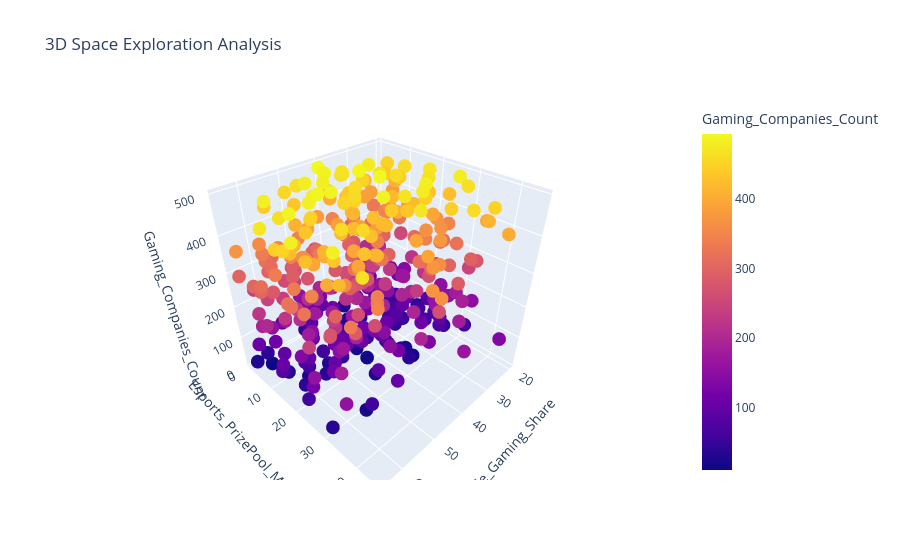

Source (notebook cell):
### Code cell
fig = px.scatter_3d(df,
                    x="Mobile_Gaming_Share",
                    y="Esports_PrizePool_MillionUSD",
                    z="Gaming_Companies_Count",
                    color="Gaming_Companies_Count",
                    hover_name="Country",
                    title="3D Space Exploration Analysis")
fig.show()

### Figure 1 — Plotly figure (JSON) as saved in the notebook; plotly's stock layout.template omitted (floating-point values rounded to 4 significant figures; data arrays with more than 128 entries replaced by an {"elided": "..."} marker saying what was removed)
{"data": [{"hovertemplate": "<b>%{hovertext}</b><br><br>Mobile_Gaming_Share=%{x}<br>Esports_PrizePool_MillionUSD=%{y}<br>Gaming_Companies_Count=%{marker.color}<extra></extra>", "hovertext": {"elided": "400 str values"}, "legendgroup": "", "marker": {"color": {"elided": "400 int values"}, "coloraxis": "coloraxis", "symbol": "circle"}, "mode": "markers", "name": "", "scene": "scene", "showlegend": false, "type": "scatter3d", "x": {"elided": "400 float values"}, "y": {"elided": "400 float values"}, "z": {"elided": "400 int values"}}], "layout": {"coloraxis": {"colorbar": {"title": {"text": "Gaming_Companies_Count"}}, "colorscale": [[0, "#0d0887"], [0.1111, "#46039f"], [0.2222, "#7201a8"], [0.3333, "#9c179e"], [0.4444, "#bd3786"], [0.5556, "#d8576b"], [0.6667, "#ed7953"], [0.7778, "#fb9f3a"], [0.8889, "#fdca26"], [1, "#f0f921"]]}, "legend": {"tracegroupgap": 0}, "scene": {"domain": {"x": [0, 1], "y": [0, 1]}, "xaxis": {"title": {"text": "Mobile_Gaming_Share"}}, "yaxis": {"title": {"text": "Esports_PrizePool_MillionUSD"}}, "zaxis": {"title": {"text": "Gaming_Companies_Count"}}}, "title": {"text": "3D Space Exploration Analysis"}}}
